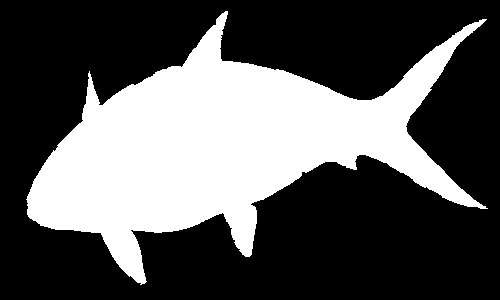
%> input picture data/bw_fish5.png, 500 x 300 px
$ octave test_buildContour.m   (GNU Octave 9; MATLAB toolbox functions it lacks are replaced by stand-ins)
%> lines starting %> are read from the running program, lines starting %| are printed output that depends on the picture; in (x1, y1, x2, y2) boxes, pixels count from 0 and x2, y2 are one past the last pixel; in counts of white or black regions, pixels touching at a corner belong together; the program's own positions count from 1
### code/buildContour.m
function [contour] = buildContour(bw, boundary, smoothing, option, value)
% USE THIS METHOD WITH bwboundary(bw,4). IT IS IMPORTANT FOR IT TO BE 4 CONNECTED.
% This methods build a contour with subpixel accuracy. In particular, it is not confused by one
% pixel thick portions of contour, 8 shapes and so on.
% The user either picks the average spacing between contour points or the number of desired contour points.

% Usage:   [ contour ] = alphaMorph( mat, alpha, contour_src, contour_dst )
%
% Arguments:
%               bw  - Binary representing the full image on which the contour lies
%         boundary  - Array of size m x 2, from cell output of C = bwboundary(bw,4), like C{1}
%        smoothing  - Positive integer representing the smoothing factor of the contour.
%           option  - Either nothing (default), 'Spacing' or 'Sampling'
%            value  - For 'Spacing' it represents the average distance between contour points.
%                     For 'Sampling' it represents the exact number of desited contour points.
% Returns:
%           contour - The contour m x 2 specified by the arguments of buildContour

% Example 1 (default):
% I = imread('..\data\bw_fish5.png');
% BW = imbinarize(I);
% C = bwboundaries(BW,4); %IT IS IMPORTANT FOR THIS TO BE 4 CONNECTED AND ***not*** 8 CONNECTED
% C = C{1};
% contour = buildContour(BW,C); %Default: smoothing == 10, distance = 5
%
% Example 2 ('Spacing'):
% I = imread('..\data\bw_fish5.png');
% BW = imbinarize(I);
% C = bwboundaries(BW,4); %IT IS IMPORTANT FOR THIS TO BE 4 CONNECTED AND ***not*** 8 CONNECTED
% C = C{1};
% smoothing = 10;
% delta = 5;
% contour = buildContour(BW,C,smoothing,'Spacing',delta);
%
% Example 3 ('Sampling'):
% I = imread('..\data\bw_fish5.png');
% BW = imbinarize(I);
% C = bwboundaries(BW,4); %IT IS IMPORTANT FOR THIS TO BE 4 CONNECTED AND ***not*** 8 CONNECTED
% C = C{1};
% smoothing = 10;
% sampling = 200;
% contour = buildContour(BW,C,smoothing,'Sampling',sampling);

% Copyright (c) Adrian Szatmari
% Author: Adrian Szatmari
% Date: 2017-11-30
% License: MIT, patent permitting
%
% Permission is hereby granted, free of charge, to any person obtaining a copy
% of this software and associated documentation files (the "Software"), to deal
% in the Software without restriction, subject to the following conditions:
%
% The above copyright notice and this permission notice shall be included in
% all copies or substantial portions of the Software.
%
% The Software is provided "as is", without warranty of any kind.

% Input checking
if nargin == 2
    smoothing = 10;
    delta = 5;
    contour = build_contour_spacing(bw, boundary, smoothing, delta);
end
if nargin == 3
    error('Need to specify value for "Spacing" or "Sampling".');
end
if nargin == 4
    if(strcmp(option,'Raw'))
        contour = build_contour_raw(bw, boundary);
    else
        error('Need to specify value for "Spacing" or "Sampling".');
    end
end
if nargin == 5
    if(strcmp(option,'Spacing'))
        %check that value is positive
        contour = build_contour_spacing(bw, boundary, smoothing, value);
    elseif(strcmp(option,'Sampling'))
        %check that number is positive
        contour = build_contour_sampling(bw, boundary, smoothing, value);
    else
        error('Wrong type of strategy.');
    end
end
end

function [contour] = build_contour_spacing(bw, boundary, smoothing, value)
%Here value gives the distance between two consecutive points
%Logical initialization
bw_perim = false(size(bw));
bw_perim(sub2ind(size(bw), boundary(:,1), boundary(:,2))) = 1;
bw_down = circshift(bw,1,1);
bw_up = circshift(bw,-1,1);
bw_right = circshift(bw,1,2);
bw_left = circshift(bw,-1,2);
bw_perim_up = bw_perim & ~bw_down;
bw_perim_down = bw_perim & ~bw_up;
bw_perim_right = bw_perim & ~bw_left;
bw_perim_left = bw_perim & ~bw_right;

%Generate subpixel points
ep = 1/16;
[R,C] = find(bw_perim_up);
pts_up = [R-6*ep,C+4*ep; R-6*ep,C-4*ep];
[R,C] = find(bw_perim_down);
pts_down = [R+6*ep,C+4*ep; R+6*ep,C-4*ep];
[R,C] = find(bw_perim_right);
pts_right = [R-4*ep,C+6*ep; R+4*ep,C+6*ep];
[R,C] = find(bw_perim_left);
pts_left = [R-4*ep,C-6*ep; R+4*ep,C-6*ep];
pts = [pts_up; pts_down; pts_right; pts_left];

%Sort the points, find next closest to the current point
sorted = zeros(size(pts));
dist = pdist2(pts, pts, 'squaredeuclidean');
counter = 1;
next = 1;
for i = 1:length(dist)
    sorted(counter,:) = pts(next,:);
    dist(:,next) = 10; %no one should visit next again
    [~, ind] = min(dist(next,:));
    dist(ind, next) = 10;
    next = ind;
    counter = counter + 1;
end

%Circular smoothing
if(smoothing == 0)
    smoothed = sorted;
else
    smoothed(:,1) = conv(sorted([end-smoothing+2:end, 1:end],1),repmat(1/smoothing,1,smoothing),'valid');
    smoothed(:,2) = conv(sorted([end-smoothing+2:end, 1:end],2),repmat(1/smoothing,1,smoothing),'valid');
end

%Resample
Rc = [smoothed(:,1); smoothed(1,1)];
Cc = [smoothed(:,2); smoothed(1,2)];
dR = diff(Rc);
dC = diff(Cc);
dS = sqrt(dR.^2+dC.^2);
dS = [0; dS];
d = cumsum(dS);  % Here is the independent variable
perim = d(end);

refinement = ceil(perim / value);
delta = value;

dSi = delta*(0:refinement)';
dSi(end) = dSi(end)-.005; % Make interp1 happy
Ri = interp1(d,Rc,dSi);
Ci = interp1(d,Cc,dSi,'linear');
Ri(end)=[]; Ci(end)=[];
resampled = [Ri, Ci];


%Make sure it goes clockwise
if(oriented_area(resampled) < 0)
    flip(resampled);
end

%Store contour
contour = resampled;
end

function [contour] = build_contour_sampling(bw, boundary, smoothing, value)
%Here value gives the number of points
%Logical initialization
bw_perim = false(size(bw));
bw_perim(sub2ind(size(bw), boundary(:,1), boundary(:,2))) = 1;
bw_down = circshift(bw,1,1);
bw_up = circshift(bw,-1,1);
bw_right = circshift(bw,1,2);
bw_left = circshift(bw,-1,2);
bw_perim_up = bw_perim & ~bw_down;
bw_perim_down = bw_perim & ~bw_up;
bw_perim_right = bw_perim & ~bw_left;
bw_perim_left = bw_perim & ~bw_right;

%Generate subpixel points
ep = 1/16;
[R,C] = find(bw_perim_up);
pts_up = [R-6*ep,C+4*ep; R-6*ep,C-4*ep];
[R,C] = find(bw_perim_down);
pts_down = [R+6*ep,C+4*ep; R+6*ep,C-4*ep];
[R,C] = find(bw_perim_right);
pts_right = [R-4*ep,C+6*ep; R+4*ep,C+6*ep];
[R,C] = find(bw_perim_left);
pts_left = [R-4*ep,C-6*ep; R+4*ep,C-6*ep];
pts = [pts_up; pts_down; pts_right; pts_left];

%Sort the points, find next closest to the current point
sorted = zeros(size(pts));
dist = pdist2(pts, pts, 'squaredeuclidean');
counter = 1;
next = 1;
for i = 1:length(dist)
    sorted(counter,:) = pts(next,:);
    dist(:,next) = 10; %no one should visit next again
    [~, ind] = min(dist(next,:));
    dist(ind, next) = 10;
    next = ind;
    counter = counter + 1;
end

%Circular smoothing
if(smoothing == 0)
    smoothed = sorted;
else
    smoothed(:,1) = conv(sorted([end-smoothing+2:end, 1:end],1),repmat(1/smoothing,1,smoothing),'valid');
    smoothed(:,2) = conv(sorted([end-smoothing+2:end, 1:end],2),repmat(1/smoothing,1,smoothing),'valid');
end

%Resample
Rc = [smoothed(:,1); smoothed(1,1)];
Cc = [smoothed(:,2); smoothed(1,2)];
dR = diff(Rc);
dC = diff(Cc);
dS = sqrt(dR.^2+dC.^2);
dS = [0; dS];
d = cumsum(dS);  % independent variable
perim = d(end);

refinement = value;
delta = perim / value;

dSi = delta*(0:refinement)';
dSi(end) = dSi(end)-.005; % appease interp1
Ri = interp1(d,Rc,dSi);
Ci = interp1(d,Cc,dSi,'linear');
Ri(end)=[]; Ci(end)=[];
resampled = [Ri, Ci];

%Make sure it goes clockwise
if(oriented_area(resampled) < 0)
    flip(resampled);
end

%Store contour
contour = resampled;
end


function [contour] = build_contour_raw(bw, boundary)
%Here value gives the number of points
%Logical initialization
bw_perim = false(size(bw));
bw_perim(sub2ind(size(bw), boundary(:,1), boundary(:,2))) = 1;
bw_down = circshift(bw,1,1);
bw_up = circshift(bw,-1,1);
bw_right = circshift(bw,1,2);
bw_left = circshift(bw,-1,2);
bw_perim_up = bw_perim & ~bw_down;
bw_perim_down = bw_perim & ~bw_up;
bw_perim_right = bw_perim & ~bw_left;
bw_perim_left = bw_perim & ~bw_right;

%Generate subpixel points
ep = 1/16;
[R,C] = find(bw_perim_up);
pts_up = [R-6*ep,C+4*ep; R-6*ep,C-4*ep];
[R,C] = find(bw_perim_down);
pts_down = [R+6*ep,C+4*ep; R+6*ep,C-4*ep];
[R,C] = find(bw_perim_right);
pts_right = [R-4*ep,C+6*ep; R+4*ep,C+6*ep];
[R,C] = find(bw_perim_left);
pts_left = [R-4*ep,C-6*ep; R+4*ep,C-6*ep];
pts = [pts_up; pts_down; pts_right; pts_left];

%Sort the points, find next closest to the current point
sorted = zeros(size(pts));
dist = pdist2(pts, pts, 'squaredeuclidean');
counter = 1;
next = 1;
for i = 1:length(dist)
    sorted(counter,:) = pts(next,:);
    dist(:,next) = 10; %no one should visit next again
    [~, ind] = min(dist(next,:));
    dist(ind, next) = 10;
    next = ind;
    counter = counter + 1;
end

%Make sure it goes clockwise
if(oriented_area(sorted) < 0)
    flip(sorted);
end

%Store contour
contour = sorted;
end

function [area] = oriented_area(C)
num=size(C,1);
x0=C(1,1);
y0=C(1,2);
area=0;
c=C(2,1)-x0;
d=C(2,2)-y0;
for i=2:num-1
    a=c;
    b=d;
    c=C(i+1,1)-x0;
    d=C(i+1,2)-y0;
    area=area+a*d-c*b;
end
area=0.5*area;
end

### code/test_buildContour.m
% Copyright (c) Adrian Szatmari
% Author: Adrian Szatmari
% Date: 2017-11-30
% License: MIT, patent permitting
%
% Permission is hereby granted, free of charge, to any person obtaining a copy
% of this software and associated documentation files (the "Software"), to deal
% in the Software without restriction, subject to the following conditions:
%
% The above copyright notice and this permission notice shall be included in
% all copies or substantial portions of the Software.
%
% The Software is provided "as is", without warranty of any kind.

I = imread('..\data\bw_fish5.png');
%> I is the input picture: size 300x500 uint8; 34% white; 1 white region, box (x1, y1, x2, y2) and area: (26, 11, 488, 285) 50983
BW = imbinarize(I);
C = bwboundaries(BW,4); %IT IS IMPORTANT FOR THIS TO BE 4 CONNECTED AND ***not*** 8 CONNECTED
%> C = 1 boundary; box (x1, y1, x2, y2) and points: (26, 11, 488, 285) 1497
C = C{1};
%> C = 1497 rows, first 12: [200 27; 199 28; 198 28; 197 28; 196 29; 195 29; 194 30; 193 30; 192 31; 191 31; 190 31; 189 32]

%Default: smoothing == 10, distance = 5
contour = buildContour(BW,C);
%> in build_contour_spacing, `bw_perim(sub2ind(size(bw), boundary(:,1), boundary(:,2))) = 1;`: bw_perim: size 300x500 logical; 1% white in thin lines or dots, all inside (x1, y1, x2, y2) = (26, 11, 488, 285)
%> in build_contour_spacing, `bw_down = circshift(bw,1,1);`:
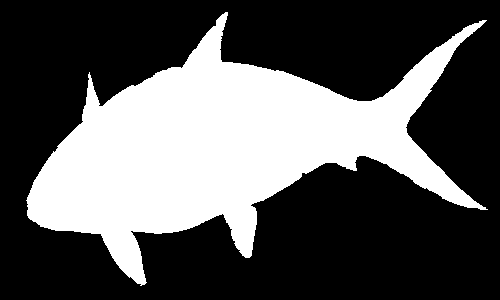
%> bw_down: size 300x500 logical; 34% white; 1 white region, box (x1, y1, x2, y2) and area: (26, 12, 488, 286) 50983
%> in build_contour_spacing, `bw_up = circshift(bw,-1,1);`: bw_up: size 300x500 logical; 34% white; 1 white region, box (x1, y1, x2, y2) and area: (26, 10, 488, 284) 50983
%> in build_contour_spacing, `bw_right = circshift(bw,1,2);`:
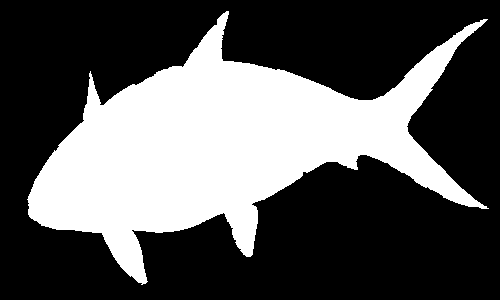
%> bw_right: size 300x500 logical; 34% white; 1 white region, box (x1, y1, x2, y2) and area: (27, 11, 489, 285) 50983
%> in build_contour_spacing, `bw_left = circshift(bw,-1,2);`:
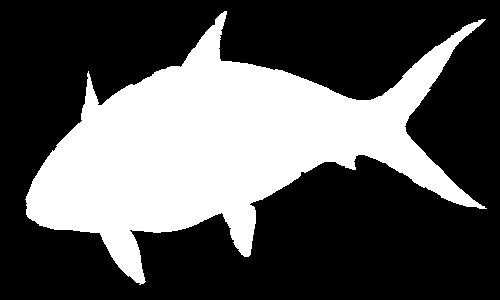
%> bw_left: size 300x500 logical; 34% white; 1 white region, box (x1, y1, x2, y2) and area: (25, 11, 487, 285) 50983
%> in build_contour_spacing, `bw_perim_down = bw_perim & ~bw_up;`: bw_perim_down: size 300x500 logical; 0.39% white in thin lines or dots, all inside (x1, y1, x2, y2) = (26, 14, 488, 285)
%> in build_contour_spacing, `bw_perim_right = bw_perim & ~bw_left;`:
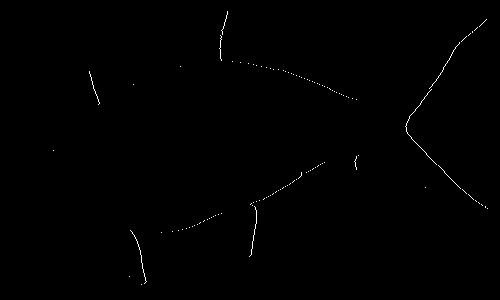
%> bw_perim_right: size 300x500 logical; 0.34% white in thin lines or dots, all inside (x1, y1, x2, y2) = (53, 11, 488, 285)
%> in build_contour_spacing, `bw_perim_left = bw_perim & ~bw_right;`:
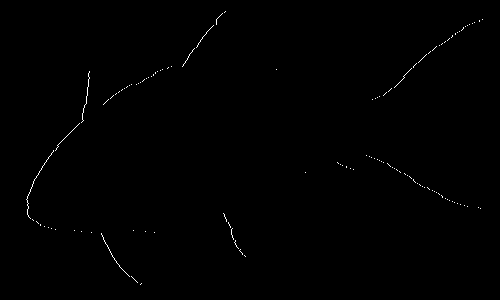
%> bw_perim_left: size 300x500 logical; 0.34% white in thin lines or dots, all inside (x1, y1, x2, y2) = (26, 11, 483, 285)
%> in build_contour_spacing, `[R,C] = find(bw_perim_up);`: R = 591 values from 12 to 285; C = 591 values from 27 to 488
%> in build_contour_spacing, `pts_up = [R-6*ep,C+4*ep; R-6*ep,C-4*ep];`: pts_up = 1182 rows, first 12: [199.6 27.25; 196.6 28.25; 204.6 28.25; 209.6 28.25; 194.6 29.25; 192.6 30.25; 189.6 31.25; 187.6 32.25; 184.6 33.25; 181.6 34.25; 179.6 35.25; 178.6 36.25]
%> in build_contour_spacing, `[R,C] = find(bw_perim_down);`: R = 591 values from 15 to 285
%> in build_contour_spacing, `pts_down = [R+6*ep,C+4*ep; R+6*ep,C-4*ep];`: pts_down = 1182 rows, first 12: [200.4 27.25; 203.4 28.25; 206.4 28.25; 215.4 28.25; 217.4 29.25; 218.4 30.25; 219.4 31.25; 219.4 32.25; 220.4 33.25; 221.4 34.25; 221.4 35.25; 221.4 36.25]
%> in build_contour_spacing, `[R,C] = find(bw_perim_right);`: R = 505 values from 12 to 285; C = 505 values from 54 to 488
%> in build_contour_spacing, `pts_right = [R-4*ep,C+6*ep; R+4*ep,C+6*ep];`: pts_right = 1010 rows, first 12: [150.8 54.38; 71.75 90.38; 72.75 90.38; 73.75 90.38; 74.75 91.38; 75.75 91.38; 76.75 91.38; 77.75 92.38; 78.75 92.38; 79.75 92.38; 80.75 92.38; 81.75 93.38]
%> in build_contour_spacing, `[R,C] = find(bw_perim_left);`: C = 505 values from 27 to 483
%> in build_contour_spacing, `pts_left = [R-4*ep,C-6*ep; R+4*ep,C-6*ep];`: pts_left = 1010 rows, first 12: [199.8 26.62; 196.8 27.62; 197.8 27.62; 198.8 27.62; 200.8 27.62; 201.8 27.62; 202.8 27.62; 204.8 27.62; 205.8 27.62; 209.8 27.62; 210.8 27.62; 211.8 27.62]
%> the loop in build_contour_spacing, `for i = 1:length(dist)` made 4384 passes
%> (ind, next) on passes 1 to 3: (592, 592), (3375, 3375), (3880, 3880)
%> after the loop in build_contour_spacing, `for i = 1:length(dist)`: counter = 4385
%> in build_contour_spacing, `Rc = [smoothed(:,1); smoothed(1,1)];`: Rc = 4385 values, max 285.1 at index 424, min 11.78 at index 3450, mean 142.7
%> in build_contour_spacing, `Cc = [smoothed(:,2); smoothed(1,2)];`: Cc = 4385 values, max 487.7 at index 1824, min 27.17 at index 6, mean 268.1
%> in build_contour_spacing, `dR = diff(Rc);`: dR = 4384 values, max 0.5 at index 42, min -0.5 at index 498, mean 0
%> in build_contour_spacing, `dC = diff(Cc);`: dC = 4384 values, max 0.5 at index 1783, min -0.5 at index 2938, mean 0
%> in build_contour_spacing, `dS = sqrt(dR.^2+dC.^2);`: dS = 4384 values, max 0.5 at index 498, min 0.0901 at index 423, mean 0.38
%> in build_contour_spacing, `dS = [0; dS];`: dS = 4385 values, max 0.5 at index 499, min 0 at index 1, mean 0.38
%> in build_contour_spacing, `d = cumsum(dS);`: d = 4385 values from 0 to 1665.1
%> in build_contour_spacing, `perim = d(end);`: perim = 1665.1
%> in build_contour_spacing, `refinement = ceil(perim / value);`: refinement = 334
%> in build_contour_spacing, `dSi = delta*(0:refinement)';`: dSi = 335 values from 0 to 1670
%> in build_contour_spacing, `resampled = [Ri, Ci];`: resampled = 334 rows, first 12: [197.7 27.76; 202.5 27.83; 207.4 28.32; 212.3 27.62; 217 28.96; 220.2 32.73; 222.5 37.14; 225.7 40.94; 227.2 45.67; 228.6 50.44; 229.8 55.29; 230.4 60.23]
%> in oriented_area, `num=size(C,1);`: num = 334
%> in oriented_area, `x0=C(1,1);`: x0 = 197.7
%> in oriented_area, `y0=C(1,2);`: y0 = 27.76
%> in oriented_area, `c=C(2,1)-x0;`: c = 4.75
%> in oriented_area, `d=C(2,2)-y0;`: d = 0.0632
%> the loop in oriented_area, `for i=2:num-1` made 332 passes
%> (a, b, c, d, area) on passes 2, 4, 5: (9.7, 0.559, 14.61, -0.137, -7.46), (19.32, 1.2, 22.5, 4.97, 81.7), (22.5, 4.97, 24.79, 9.38, 169.5)
%> after the loop in oriented_area, `for i=2:num-1`: area = 101580.2
%> in oriented_area, `area=0.5*area;`: area = 50790.1
%> in build_contour_spacing, `contour = resampled;`: contour has the same summary as resampled
%> in buildContour, `contour = build_contour_spacing(bw, boundary, smoothing, delta);`: contour has the same summary as resampled in build_contour_spacing
%> contour has the same summary as resampled in build_contour_spacing
%Distance between points
dist = sqrt((contour(:,1) - circshift(contour(:,1),1)).^2 + (contour(:,2) - circshift(contour(:,2),1)).^2);
%> dist = 334 values, max 5 at index 294, min 0.0961 at index 1, mean 4.9
figure
plot(1:length(dist),dist,'r');
title('Distance between consecutive points, option "Default"');
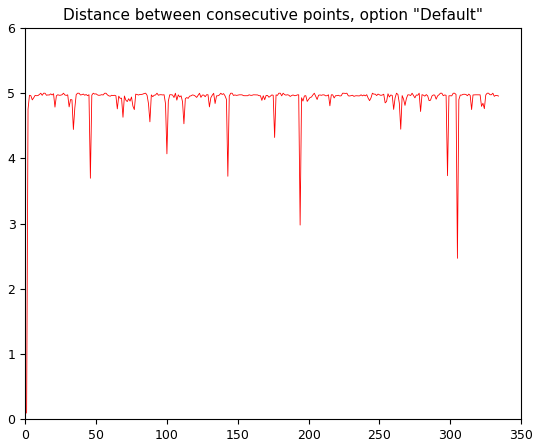
%> figure redrawn from the program's plot data; curve peaks at x = 294, y = 5
%Viz
figure
imshow(I);
hold on
plot(contour(:,2),contour(:,1),'-.xr');
plot(contour(1,2),contour(1,1),'o','LineWidth',2);
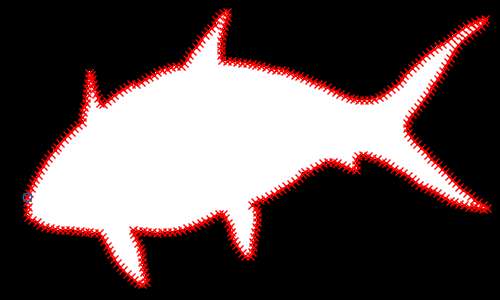
%> figure redrawn from the program's plot data
hold off

%Specify the amount of space between points
smoothing = 10;
space = 5.5;
contour = buildContour(BW,C,smoothing,'Spacing',space);
%> the loop in build_contour_spacing (call 2), `for i = 1:length(dist)` made 4384 passes
%Distance between points
dist = sqrt((contour(:,1) - circshift(contour(:,1),1)).^2 + (contour(:,2) - circshift(contour(:,2),1)).^2);
% [12 lines of commented-out code are left out]
smoothing = 10;
nb_points = 200;
contour = buildContour(BW,C,smoothing,'Sampling',nb_points);
%Distance between points
dist = sqrt((contour(:,1) - circshift(contour(:,1),1)).^2 + (contour(:,2) - circshift(contour(:,2),1)).^2);
% [12 lines of commented-out code are left out]
contour = buildContour(BW,C,0,'Raw');
%Distance between points
dist = sqrt((contour(:,1) - circshift(contour(:,1),1)).^2 + (contour(:,2) - circshift(contour(:,2),1)).^2);
% [10 lines of commented-out code are left out]
